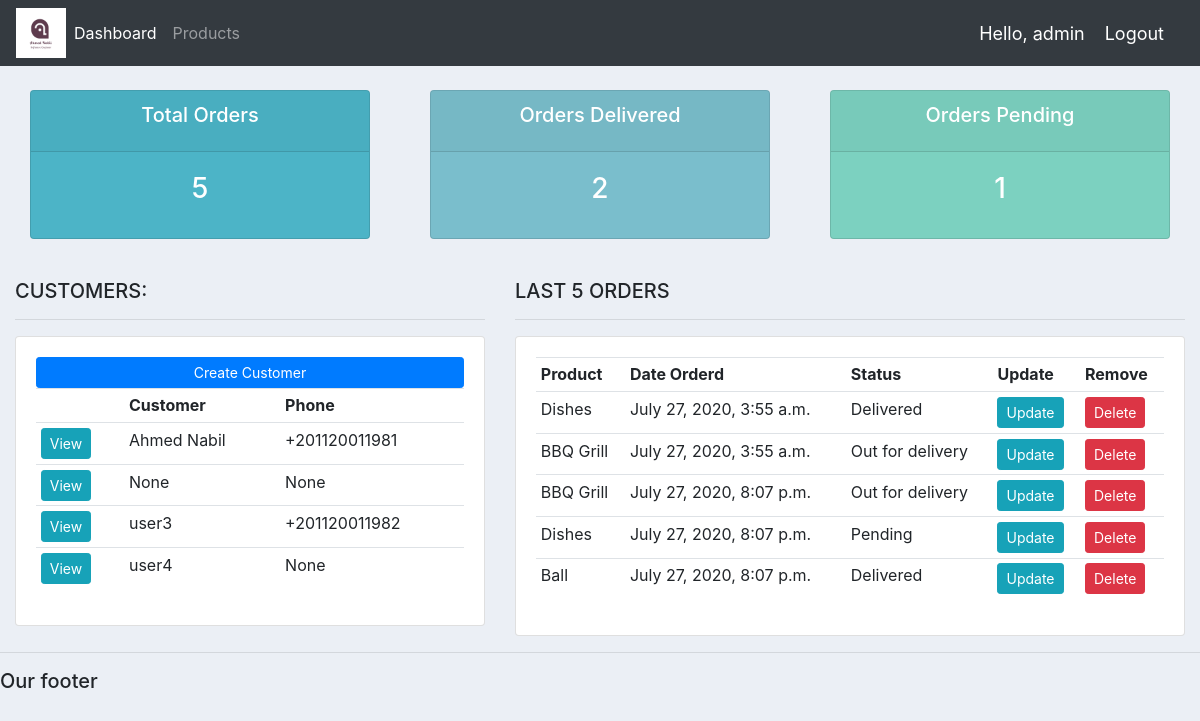
The app's page / (signed in) with its own data.
### accounts/models.py (models this page shows, shortened)
class Customer(models.Model):
	user = models.OneToOneField(User, null=True, blank=True, on_delete=models.CASCADE)
	name = models.CharField(max_length=200, null=True)
	phone = models.CharField(max_length=200, null=True)
	email = models.CharField(max_length=200, null=True)
	profile_pic = models.ImageField(default="default_profile.png", null=True, blank=True)
	date_created = models.DateTimeField(auto_now_add=True, null=True)

class Order(models.Model):
	STATUS = (
			('Pending', 'Pending'),
			('Out for delivery', 'Out for delivery'),
			('Delivered', 'Delivered'),
			)
	customer = models.ForeignKey(Customer, null=True, on_delete= models.SET_NULL)
	product = models.ForeignKey(Product, null=True, on_delete= models.SET_NULL)
	date_created = models.DateTimeField(auto_now_add=True, null=True)
	status = models.CharField(max_length=200, null=True, choices=STATUS)
	note = models.CharField(max_length=1000, null=True)

class Product(models.Model):
	CATEGORY = (
			('Indoor', 'Indoor'),
			('Out Door', 'Out Door'),
			)
	name = models.CharField(max_length=200, null=True)
	price = models.FloatField(null=True)
	category = models.CharField(max_length=200, null=True, choices=CATEGORY)
	description = models.CharField(max_length=200, null=True, blank=True)
	date_created = models.DateTimeField(auto_now_add=True, null=True)
	tags = models.ManyToManyField(Tag)
	def __str__(self):
		return self.name

### accounts/decorators.py (the view)
	def wrapper_function(request, *args, **kwargs):
		group = None
		if request.user.groups.exists():
			group = request.user.groups.all()[0].name
		if group == 'customer':
			return redirect('user-page')
		if group == 'admin':
			return view_func(request, *args, **kwargs)

### accounts/views.py (called while the page is built)
@login_required(login_url='login')
@admin_only
def home(request):
	orders = Order.objects.all()
	customers = Customer.objects.all()
	total_customers = customers.count()
	total_orders = orders.count()
	delivered = orders.filter(status='Delivered').count()
	pending = orders.filter(status='Pending').count()
	context = {'orders':orders, 'customers':customers,
	'total_orders':total_orders,'delivered':delivered,
	'pending':pending }
	return render(request, 'accounts/dashboard.html', context)

### accounts/templates/accounts/dashboard.html
{%  extends 'accounts/main.html' %}
{% block content %}
{%  include 'accounts/status.html' %}
<br>
<div class="row">
	<div class="col-md-5">
		<h5>CUSTOMERS:</h5>
		<hr>
		<div class="card card-body">
			<a class="btn btn-primary  btn-sm btn-block" href="">Create Customer</a>
			<table class="table table-sm">
				<tr>
					<th></th>
					<th>Customer</th>
					<th>Phone</th>
				</tr>
				{% for customer in customers %}
					<tr>
						<td><a class="btn btn-sm btn-info" href="{% url 'customer' customer.id %}">View</a></td>
						<td>{{customer.name}}</td>
						<td>{{customer.phone}}</td>
					</tr>
				{% endfor %}
			</table>
		</div>
	</div>
	<div class="col-md-7">
		<h5>LAST 5 ORDERS</h5>
		<hr>
		<div class="card card-body">
			<table class="table table-sm">
				<tr>
					<th>Product</th>
					<th>Date Orderd</th>
					<th>Status</th>
					<th>Update</th>
					<th>Remove</th>
				</tr>
				{% for order in orders %}
					<tr>
						<td>{{order.product}}</td>
						<td>{{order.date_created}}</td>
						<td>{{order.status}}</td>
						<td><a class="btn btn-sm btn-info" href="{% url 'update_order' order.id %}">Update</a></td>
						<td><a class="btn btn-sm btn-danger" href="{% url 'delete_order' order.id %}">Delete</a></td>
					</tr>
				{% endfor %}
			</table>
		</div>
	</div>
</div>
{% endblock %}

### accounts/templates/accounts/main.html (shortened to what this page needs)
{% load static %}
<!DOCTYPE html>
<html>
<head>
	<link rel="stylesheet" href="https://stackpath.bootstrapcdn.com/bootstrap/4.3.1/css/bootstrap.min.css">
	<link rel="stylesheet" type="text/css" href="{% static '/css/main.css' %}">
</head>
<body>
	{%  include 'accounts/navbar.html' %}
	<div class="container-fluid">
	{% block content %}
	{% endblock %}
    </div>
	<hr>
	<h5>Our footer</h5>
</body>
</html>

### accounts/templates/accounts/navbar.html (shortened to what this page needs)
{% load static %}
<nav class="navbar navbar-expand-lg navbar-dark bg-dark">
 <img src="{% static 'images/logo.png' %}" style="max-width: 50px;max-height: 50px">
  <div class="collapse navbar-collapse" id="navbarNav">
    <ul class="navbar-nav">
      {% if request.user.is_staff %}
      <li class="nav-item active">
        <a class="nav-link" href="{% url 'home' %}">Dashboard</a>
      </li>
      <li class="nav-item">
        <a class="nav-link" href="{% url 'products' %}">Products</a>
      </li>
      {% else %}
       <li class="nav-item">
        <a class="nav-link" href="{% url 'account' %}">Settings</a>
      </li>
      {% endif %}
    </ul>
  </div>
  <span class="hello-msg">Hello, {{request.user}}</span>
  <span ><a  class="hello-msg" href="{% url 'logout' %}">Logout</a></span>
</nav>

### accounts/templates/accounts/status.html
<br>
<div class="row">
	<div class="col">
		<div class="col-md">
			<div class="card text-center text-white  mb-3" id="total-orders">
			  	<div class="card-header">
			  		<h5 class="card-title">Total Orders</h5>
			  	</div>
			  	<div class="card-body">
			    	<h3 class="card-title">{{total_orders}}</h3>
			  	</div>
			</div>
		</div>
	</div>
	<div class="col">
		<div class="col-md">
			<div class="card text-center text-white  mb-3" id="orders-delivered">
			  	<div class="card-header">
			  		<h5 class="card-title">Orders Delivered</h5>
			  	</div>
			  	<div class="card-body">
			    	<h3 class="card-title">{{delivered}}</h3>
			  	</div>
			</div>
		</div>
	</div>
	<div class="col">
		<div class="col-md">
			<div class="card text-center text-white  mb-3" id="orders-pending">
			  	<div class="card-header">
			  		<h5 class="card-title">Orders Pending</h5>
			  	</div>
			  	<div class="card-body">
			    	<h3 class="card-title">{{pending}}</h3>
			  	</div>
			</div>
		</div>
	</div>
</div>

### static/css/main.css (style rules this page uses)
body { background-color: #ebeff5; }
#total-orders { background-color: #4cb4c7; }
#orders-delivered { background-color: #7abecc; }
#orders-pending { background-color: #7cd1c0; }

### accounts/templates/accounts/navbar.html (style rules this page uses)
.hello-msg { font-size: 18px; color: #fff; margin-right: 20px; }

### records on screen
Customer: name "Ahmed Nabil", phone "+201120011981"
Customer: name "None", phone "None"
Customer: name "user3", phone "+201120011982"
Customer: name "user4", phone "None"
Order: product "Dishes", date_created "July 27, 2020, 3:55 a.m.", status "Delivered"
Order: product "BBQ Grill", date_created "July 27, 2020, 3:55 a.m.", status "Out for delivery"
Order: product "BBQ Grill", date_created "July 27, 2020, 8:07 p.m.", status "Out for delivery"
Order: product "Dishes", date_created "July 27, 2020, 8:07 p.m.", status "Pending"
Order: product "Ball", date_created "July 27, 2020, 8:07 p.m.", status "Delivered"

### other values on screen
{{ request.user }} "admin"
{{ total_orders }} "5"
{{ delivered }} "2"
{{ pending }} "1"
